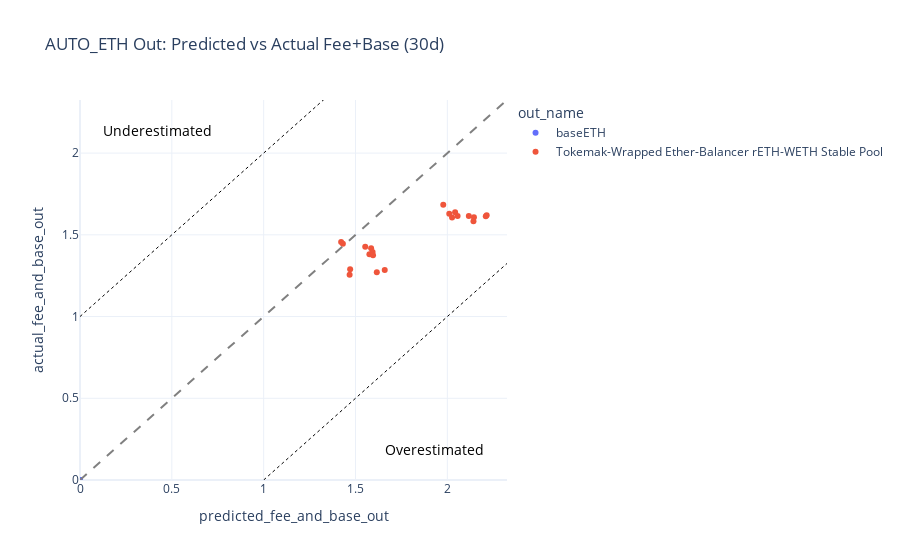
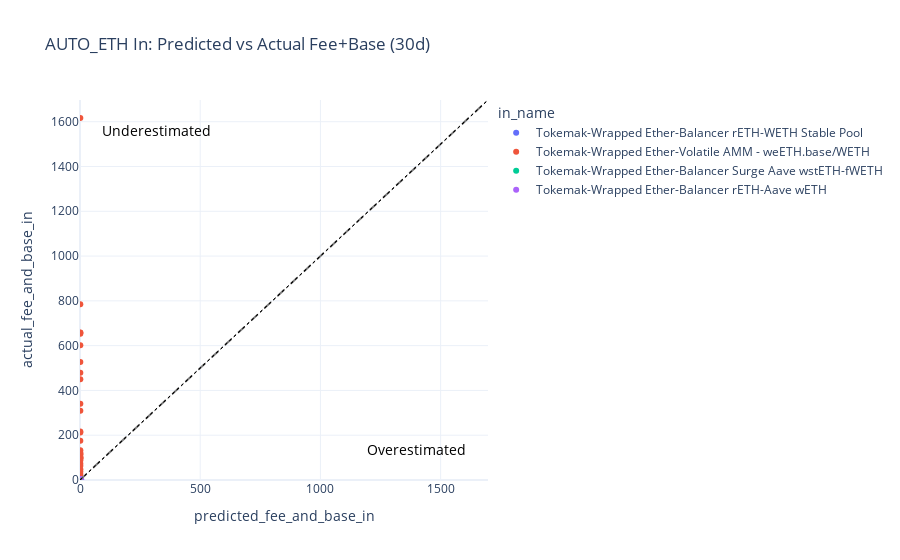

The code cell stored with these charts, in order, in its notebook:
### Code cell
_scatter_pred_vs_actual(
    df_base_eth,
    pred_col="predicted_fee_and_base_out",
    actual_col="actual_fee_and_base_out",
    title="AUTO_ETH Out: Predicted vs Actual Fee+Base (30d)",
    hover_cols=[],
    label_col="out_name",
    exclude_negative_actual=True,
)

_scatter_pred_vs_actual(
    df_base_eth,
    pred_col="predicted_fee_and_base_in",
    actual_col="actual_fee_and_base_in",
    title="AUTO_ETH In: Predicted vs Actual Fee+Base (30d)",
    hover_cols=[],
    label_col="in_name",
    exclude_negative_actual=True,
)

### Figure 1 — Plotly figure (JSON) as saved in the notebook; plotly's stock layout.template omitted (floating-point values rounded to 4 significant figures; data arrays with more than 128 entries replaced by an {"elided": "..."} marker saying what was removed)
{"data": [{"hovertemplate": "out_name=baseETH<br>predicted_fee_and_base_out=%{x}<br>actual_fee_and_base_out=%{y}<extra></extra>", "legendgroup": "baseETH", "marker": {"color": "#636efa", "symbol": "circle"}, "mode": "markers", "name": "baseETH", "orientation": "v", "showlegend": true, "type": "scatter", "x": {"elided": "205 int values"}, "xaxis": "x", "y": {"elided": "205 int values"}, "yaxis": "y"}, {"hovertemplate": "out_name=Tokemak-Wrapped Ether-Balancer rETH-WETH Stable Pool<br>predicted_fee_and_base_out=%{x}<br>actual_fee_and_base_out=%{y}<extra></extra>", "legendgroup": "Tokemak-Wrapped Ether-Balancer rETH-WETH Stable Pool", "marker": {"color": "#EF553B", "symbol": "circle"}, "mode": "markers", "name": "Tokemak-Wrapped Ether-Balancer rETH-WETH Stable Pool", "orientation": "v", "showlegend": true, "type": "scatter", "x": [1.978, 2.117, 2.214, 2.209, 2.145, 2.142, 2.056, 2.042, 2.026, 2.011, 1.431, 1.422, 1.553, 1.576, 1.585, 1.593, 1.595, 1.659, 1.616, 1.468, 1.471], "xaxis": "x", "y": [1.684, 1.615, 1.619, 1.613, 1.608, 1.583, 1.614, 1.637, 1.606, 1.629, 1.445, 1.455, 1.427, 1.381, 1.417, 1.395, 1.376, 1.285, 1.27, 1.255, 1.289], "yaxis": "y"}], "layout": {"annotations": [{"align": "right", "font": {"color": "black", "size": 14}, "showarrow": false, "text": "Overestimated", "x": 0.95, "xref": "paper", "y": 0.05, "yref": "paper"}, {"align": "left", "font": {"color": "black", "size": 14}, "showarrow": false, "text": "Underestimated", "x": 0.05, "xref": "paper", "y": 0.95, "yref": "paper"}], "legend": {"title": {"text": "out_name"}, "tracegroupgap": 0}, "shapes": [{"line": {"color": "gray", "dash": "dash", "width": 2}, "type": "line", "x0": 0, "x1": 2.325, "y0": 0, "y1": 2.325}, {"line": {"color": "black", "dash": "dot", "width": 1}, "type": "line", "x0": 0, "x1": 2.325, "y0": 1, "y1": 3.325}, {"line": {"color": "black", "dash": "dot", "width": 1}, "type": "line", "x0": 1, "x1": 3.325, "y0": 0, "y1": 2.325}], "title": {"text": "AUTO_ETH Out: Predicted vs Actual Fee+Base (30d)"}, "xaxis": {"anchor": "y", "domain": [0, 1], "range": [0, 2.325], "title": {"text": "predicted_fee_and_base_out"}}, "yaxis": {"anchor": "x", "domain": [0, 1], "range": [0, 2.325], "title": {"text": "actual_fee_and_base_out"}}}}

### Figure 2 — Plotly figure (JSON) as saved in the notebook; plotly's stock layout.template omitted (floating-point values rounded to 4 significant figures)
{"data": [{"hovertemplate": "in_name=Tokemak-Wrapped Ether-Balancer rETH-WETH Stable Pool<br>predicted_fee_and_base_in=%{x}<br>actual_fee_and_base_in=%{y}<extra></extra>", "legendgroup": "Tokemak-Wrapped Ether-Balancer rETH-WETH Stable Pool", "marker": {"color": "#636efa", "symbol": "circle"}, "mode": "markers", "name": "Tokemak-Wrapped Ether-Balancer rETH-WETH Stable Pool", "orientation": "v", "showlegend": true, "type": "scatter", "x": [1.694, 2.159, 2.155, 2.061, 2.01, 1.932, 2.114, 2.094, 2.097, 2.147, 2.21, 2.204, 2.187, 2.284, 2.216, 2.218, 2.118, 2.112, 2.108, 2.088, 2.088, 2.746, 3.086, 3.502, 3.667, 3.582, 3.884, 3.892, 3.809, 3.655, 3.648, 4.16, 4.117, 4.759, 4.719, 3.269, 3.282, 3.057, 2.872, 2.971, 3.129, 3.16, 2.997, 2.991, 2.843, 2.868, 2.714, 2.714, 2.643, 2.363, 2.502, 2.738, 2.657, 2.662, 2.518, 2.783, 2.712, 2.711, 2.176, 2.028, 2.042, 1.964, 1.866, 1.865, 1.797, 1.764, 1.766, 1.752, 1.658, 1.615, 1.612, 1.55, 1.565, 1.528, 1.502, 1.453, 1.455, 1.418, 1.45, 1.445, 1.445, 1.597, 1.596, 1.629, 1.632, 1.709, 1.734, 1.775, 1.776, 1.733, 1.745, 1.743, 1.687, 1.69, 1.633, 1.602, 1.568, 1.558, 1.521, 1.635, 1.709, 1.784, 1.805, 1.788, 1.832, 1.824, 1.837, 1.818, 1.782, 1.72, 1.636, 1.616], "xaxis": "x", "y": [2.516, 3.095, 3.058, 3.479, 3.688, 3.923, 3.891, 3.911, 3.929, 3.907, 3.872, 3.867, 3.828, 3.777, 3.852, 3.847, 3.837, 3.831, 3.841, 3.839, 3.837, 3.543, 3.419, 3.372, 3.237, 3.12, 3.069, 3.072, 3.043, 3.073, 3.096, 2.592, 2.497, 2.386, 2.437, 2.612, 2.633, 2.629, 2.636, 2.557, 2.448, 2.439, 2.442, 2.44, 2.444, 2.445, 2.447, 2.438, 2.433, 2.402, 1.932, 1.912, 1.866, 1.816, 1.851, 1.684, 1.66, 1.639, 1.712, 1.729, 1.711, 1.693, 1.615, 1.622, 1.634, 1.642, 1.635, 1.631, 1.622, 1.626, 1.625, 1.625, 1.632, 1.635, 1.637, 1.586, 1.584, 1.589, 1.626, 1.576, 1.563, 1.525, 1.528, 1.515, 1.521, 1.508, 1.498, 1.492, 1.486, 1.479, 1.482, 1.479, 1.482, 1.489, 1.516, 1.517, 1.537, 1.544, 1.551, 1.533, 1.503, 1.523, 1.513, 1.473, 1.488, 1.521, 1.496, 1.495, 1.512, 1.523, 1.51, 1.512], "yaxis": "y"}, {"hovertemplate": "in_name=Tokemak-Wrapped Ether-Volatile AMM - weETH.base/WETH<br>predicted_fee_and_base_in=%{x}<br>actual_fee_and_base_in=%{y}<extra></extra>", "legendgroup": "Tokemak-Wrapped Ether-Volatile AMM - weETH.base/WETH", "marker": {"color": "#EF553B", "symbol": "circle"}, "mode": "markers", "name": "Tokemak-Wrapped Ether-Volatile AMM - weETH.base/WETH", "orientation": "v", "showlegend": true, "type": "scatter", "x": [1.369, 1.386, 1.386, 1.386, 1.385, 1.385, 1.386, 1.407, 1.408, 1.408, 1.407, 1.407, 1.402, 1.402, 1.354, 1.347, 1.347, 1.347, 1.366, 1.384, 1.383, 1.384, 1.462, 1.462, 1.462, 1.302, 1.297, 1.297, 1.273], "xaxis": "x", "y": [26.66, 175.1, 657.7, 602.1, 527.2, 479.0, 449.9, 340.5, 309.4, 132.6, 101.9, 121.6, 114.0, 96.18, 38.39, 73.37, 116.0, 658.7, 48.39, 211.8, 104.1, 97.08, 88.27, 63.46, 18.3, 1616.0, 784.5, 653.4, 216.2], "yaxis": "y"}, {"hovertemplate": "in_name=Tokemak-Wrapped Ether-Balancer Surge Aave wstETH-fWETH<br>predicted_fee_and_base_in=%{x}<br>actual_fee_and_base_in=%{y}<extra></extra>", "legendgroup": "Tokemak-Wrapped Ether-Balancer Surge Aave wstETH-fWETH", "marker": {"color": "#00cc96", "symbol": "circle"}, "mode": "markers", "name": "Tokemak-Wrapped Ether-Balancer Surge Aave wstETH-fWETH", "orientation": "v", "showlegend": true, "type": "scatter", "x": [0, 1.815], "xaxis": "x", "y": [1.86, 1.877], "yaxis": "y"}, {"hovertemplate": "in_name=Tokemak-Wrapped Ether-Balancer rETH-Aave wETH<br>predicted_fee_and_base_in=%{x}<br>actual_fee_and_base_in=%{y}<extra></extra>", "legendgroup": "Tokemak-Wrapped Ether-Balancer rETH-Aave wETH", "marker": {"color": "#ab63fa", "symbol": "circle"}, "mode": "markers", "name": "Tokemak-Wrapped Ether-Balancer rETH-Aave wETH", "orientation": "v", "showlegend": true, "type": "scatter", "x": [1.819, 1.819, 2.502, 2.502, 2.503, 2.503, 2.503, 2.507, 2.507, 2.489, 2.509, 2.509, 2.535, 2.535, 2.51, 2.495, 2.468, 2.251, 2.261, 2.261, 2.249, 2.249, 2.242, 2.242, 2.279, 2.324, 2.317, 2.317, 2.183, 2.178, 1.838, 1.838, 1.862], "xaxis": "x", "y": [2.309, 2.312, 2.326, 2.329, 2.321, 2.318, 2.314, 2.31, 2.309, 2.312, 2.301, 2.303, 2.297, 2.293, 2.293, 2.285, 2.286, 2.335, 2.34, 2.342, 2.337, 2.339, 2.327, 2.319, 2.315, 2.299, 2.33, 2.331, 2.287, 2.388, 2.337, 2.345, 2.349], "yaxis": "y"}], "layout": {"annotations": [{"align": "right", "font": {"color": "black", "size": 14}, "showarrow": false, "text": "Overestimated", "x": 0.95, "xref": "paper", "y": 0.05, "yref": "paper"}, {"align": "left", "font": {"color": "black", "size": 14}, "showarrow": false, "text": "Underestimated", "x": 0.05, "xref": "paper", "y": 0.95, "yref": "paper"}], "legend": {"title": {"text": "in_name"}, "tracegroupgap": 0}, "shapes": [{"line": {"color": "gray", "dash": "dash", "width": 2}, "type": "line", "x0": 0, "x1": 1697.0, "y0": 0, "y1": 1697.0}, {"line": {"color": "black", "dash": "dot", "width": 1}, "type": "line", "x0": 0, "x1": 1697.0, "y0": 1, "y1": 1698.0}, {"line": {"color": "black", "dash": "dot", "width": 1}, "type": "line", "x0": 1, "x1": 1698.0, "y0": 0, "y1": 1697.0}], "title": {"text": "AUTO_ETH In: Predicted vs Actual Fee+Base (30d)"}, "xaxis": {"anchor": "y", "domain": [0, 1], "range": [0, 1697.0], "title": {"text": "predicted_fee_and_base_in"}}, "yaxis": {"anchor": "x", "domain": [0, 1], "range": [0, 1697.0], "title": {"text": "actual_fee_and_base_in"}}}}
